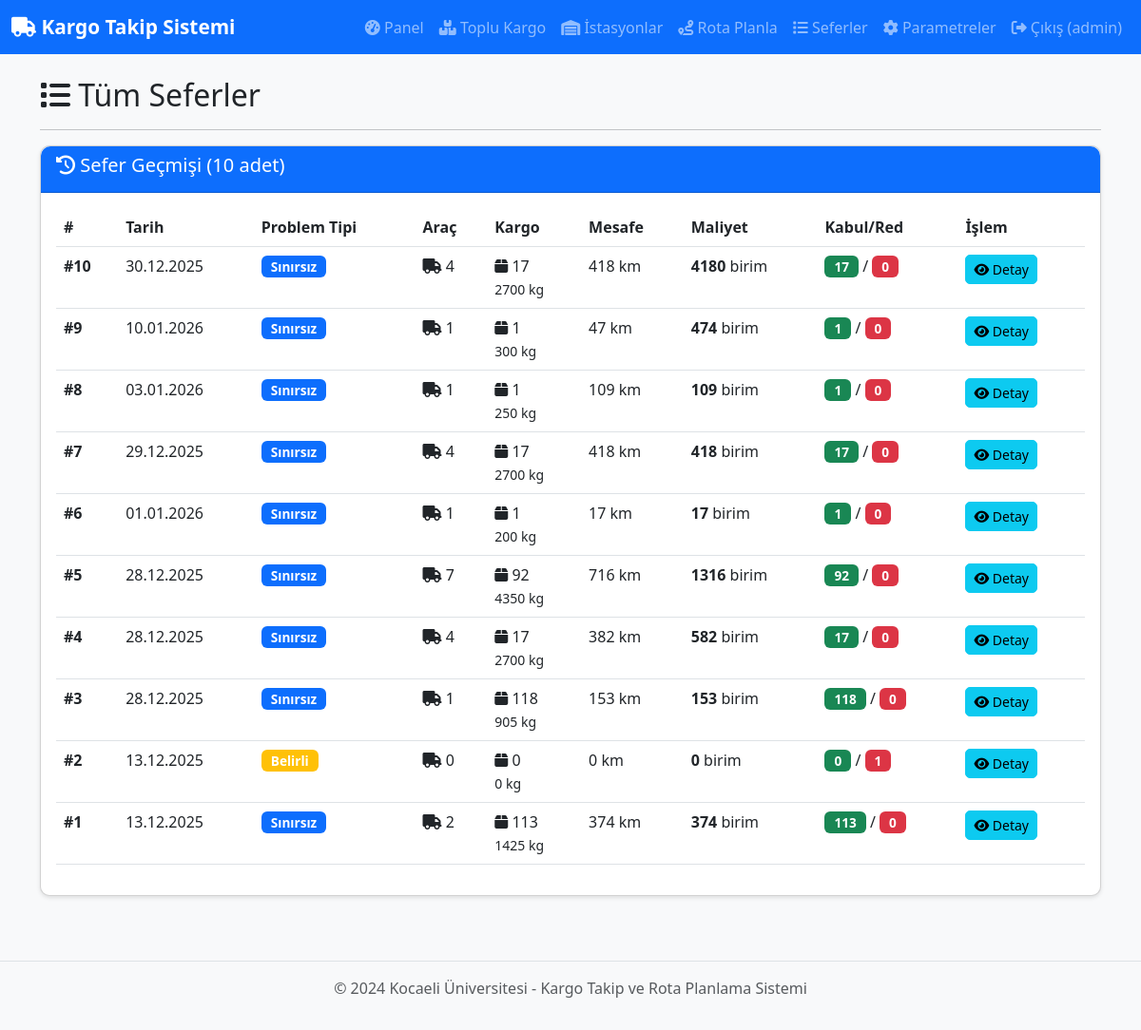
/admin/trips (signed in), run on the app's committed database.
### models.py (models this page shows, shortened)
class User(UserMixin, db.Model):
    __tablename__ = 'users'
    id = db.Column(db.Integer, primary_key=True)
    username = db.Column(db.String(80), unique=True, nullable=False)
    password_hash = db.Column(db.String(200), nullable=False)
    is_admin = db.Column(db.Boolean, default=False)
    created_at = db.Column(db.DateTime, default=datetime.utcnow)
    cargos = db.relationship('Cargo', backref='user', lazy=True, cascade='all, delete-orphan')

class Trip(db.Model):
    __tablename__ = 'trips'
    id = db.Column(db.Integer, primary_key=True)
    trip_date = db.Column(db.Date, nullable=False)  # Sefer tarihi
    problem_type = db.Column(db.String(50), nullable=False)  # 'unlimited' veya 'limited'
    total_cost = db.Column(db.Float, default=0)
    total_distance = db.Column(db.Float, default=0)  # km
    vehicle_count = db.Column(db.Integer, default=0)
    cargo_count = db.Column(db.Integer, default=0)
    total_weight = db.Column(db.Float, default=0)  # kg
    accepted_cargo_count = db.Column(db.Integer, default=0)  # Belirli araç probleminde
    rejected_cargo_count = db.Column(db.Integer, default=0)  # Belirli araç probleminde
    created_at = db.Column(db.DateTime, default=datetime.utcnow)
    routes = db.relationship('Route', backref='trip', lazy=True, cascade='all, delete-orphan')

### app.py (the view)
@app.route('/admin/trips')
@login_required
def list_trips():
    if not current_user.is_admin:
        return redirect(url_for('user_dashboard'))
    trips = Trip.query.order_by(Trip.created_at.desc()).all()
    return render_template('admin/trips.html', trips=trips)

### app.py (called while the page is built)
@login_manager.user_loader
def load_user(user_id):
    return User.query.get(int(user_id))

### templates/admin/trips.html (shortened to what this page needs)
{% extends "base.html" %}
{% block content %}
<div class="row">
    <div class="col-12">
        <h2><i class="fas fa-list"></i> Tüm Seferler</h2>
        <hr>
    </div>
</div>
<div class="row">
    <div class="col-12">
        <div class="card">
            <div class="card-header bg-primary text-white">
                <h5><i class="fas fa-history"></i> Sefer Geçmişi ({{ trips|length }} adet)</h5>
            </div>
            <div class="card-body">
                {% if trips %}
                    <div class="table-responsive">
                        <table class="table table-hover">
                            <thead>
                                <tr>
                                    <th>#</th>
                                    <th>Tarih</th>
                                    <th>Problem Tipi</th>
                                    <th>Araç</th>
                                    <th>Kargo</th>
                                    <th>Mesafe</th>
                                    <th>Maliyet</th>
                                    <th>Kabul/Red</th>
                                    <th>İşlem</th>
                                </tr>
                            </thead>
                            <tbody>
                                {% for trip in trips %}
                                <tr>
                                    <td><strong>#{{ trip.id }}</strong></td>
                                    <td>{{ trip.trip_date.strftime('%d.%m.%Y') }}</td>
                                    <td>
                                        {% if trip.problem_type == 'unlimited' %}
                                            <span class="badge bg-primary">Sınırsız</span>
                                        {% else %}
                                            <span class="badge bg-warning">Belirli</span>
                                        {% endif %}
                                    </td>
                                    <td>
                                        <i class="fas fa-truck"></i> {{ trip.vehicle_count }}
                                    </td>
                                    <td>
                                        <i class="fas fa-box"></i> {{ trip.cargo_count }}
                                        <br><small>{{ "%.0f"|format(trip.total_weight) }} kg</small>
                                    </td>
                                    <td>{{ "%.0f"|format(trip.total_distance) }} km</td>
                                    <td><strong>{{ "%.0f"|format(trip.total_cost) }}</strong> birim</td>
                                    <td>
                                        <span class="badge bg-success">{{ trip.accepted_cargo_count }}</span> /
                                        <span class="badge bg-danger">{{ trip.rejected_cargo_count }}</span>
                                    </td>
                                    <td>
                                        <a href="{{ url_for('view_trip', trip_id=trip.id) }}" class="btn btn-sm btn-info">
                                            <i class="fas fa-eye"></i> Detay
                                        </a>
                                    </td>
                                </tr>
                                {% endfor %}
                            </tbody>
                        </table>
                    </div>
                {% else %}
                    <div class="alert alert-info">
                        <i class="fas fa-info-circle"></i> Henüz sefer kaydı bulunmuyor.
                    </div>
                {% endif %}
            </div>
        </div>
    </div>
</div>
{% endblock %}

### templates/base.html (shortened to what this page needs)
<!DOCTYPE html>
<html lang="tr">
<head>
    <link href="https://cdn.jsdelivr.net/npm/bootstrap@5.3.0/dist/css/bootstrap.min.css" rel="stylesheet">
    <link rel="stylesheet" href="https://cdnjs.cloudflare.com/ajax/libs/font-awesome/6.4.0/css/all.min.css">
    <link rel="stylesheet" href="{{ url_for('static', filename='css/style.css') }}">
</head>
<body>
    <nav class="navbar navbar-expand-lg navbar-dark bg-primary">
        <div class="container-fluid">
            <a class="navbar-brand" href="{{ url_for('index') }}">
                <i class="fas fa-truck"></i> Kargo Takip Sistemi
            </a>
            <div class="collapse navbar-collapse" id="navbarNav">
                <ul class="navbar-nav ms-auto">
                    {% if current_user.is_authenticated %}
                        {% if current_user.is_admin %}
                            <li class="nav-item">
                                <a class="nav-link" href="{{ url_for('admin_dashboard') }}">
                                    <i class="fas fa-tachometer-alt"></i> Panel
                                </a>
                            </li>
                            <li class="nav-item">
                                <a class="nav-link" href="{{ url_for('bulk_cargo') }}">
                                    <i class="fas fa-boxes"></i> Toplu Kargo
                                </a>
                            </li>
                            <li class="nav-item">
                                <a class="nav-link" href="{{ url_for('manage_stations') }}">
                                    <i class="fas fa-warehouse"></i> İstasyonlar
                                </a>
                            </li>
                            <li class="nav-item">
                                <a class="nav-link" href="{{ url_for('plan_route') }}">
                                    <i class="fas fa-route"></i> Rota Planla
                                </a>
                            </li>
                            <li class="nav-item">
                                <a class="nav-link" href="{{ url_for('list_trips') }}">
                                    <i class="fas fa-list"></i> Seferler
                                </a>
                            </li>
                            <li class="nav-item">
                                <a class="nav-link" href="{{ url_for('manage_parameters') }}">
                                    <i class="fas fa-cog"></i> Parametreler
                                </a>
                            </li>
                        {% endif %}
                        <li class="nav-item">
                            <a class="nav-link" href="{{ url_for('logout') }}">
                                <i class="fas fa-sign-out-alt"></i> Çıkış ({{ current_user.username }})
                            </a>
                        </li>
                    {% else %}
                        <li class="nav-item">
                            <a class="nav-link" href="{{ url_for('login') }}">
                                <i class="fas fa-sign-in-alt"></i> Giriş
                            </a>
                        </li>
                    {% endif %}
                </ul>
            </div>
        </div>
    </nav>
    <div class="container mt-4">
        {% block content %}{% endblock %}
    </div>
    <footer class="bg-light text-center text-muted py-3 mt-5">
        <div class="container">
            <p>&copy; 2024 Kocaeli Üniversitesi - Kargo Takip ve Rota Planlama Sistemi</p>
        </div>
    </footer>
</body>
</html>

### static/css/style.css (style rules this page uses)
body { font-family: 'Segoe UI', Tahoma, Geneva, Verdana, sans-serif; background-color: #f8f9fa; }
.navbar-brand { font-weight: bold; font-size: 1.3rem; }
.card { border-radius: 10px; box-shadow: 0 2px 4px rgba(0,0,0,0.1); margin-bottom: 20px; }
.card-header { border-radius: 10px 10px 0 0 !important; font-weight: bold; }
.btn { border-radius: 5px; font-weight: 500; }
.table { background-color: white; }
footer { margin-top: 50px; border-top: 1px solid #dee2e6; }
.badge { padding: 5px 10px; font-size: 0.85rem; }

### data on the page
User: username "admin"
Trip: id "10", trip_date "30.12.2025", problem_type "Sınırsız", vehicle_count "4", cargo_count "17", total_weight "2700", total_distance "418", total_cost "4180", accepted_cargo_count "17", rejected_cargo_count "0"
Trip: id "9", trip_date "10.01.2026", problem_type "Sınırsız", vehicle_count "1", cargo_count "1", total_weight "300", total_distance "47", total_cost "474", accepted_cargo_count "1", rejected_cargo_count "0"
Trip: id "8", trip_date "03.01.2026", problem_type "Sınırsız", vehicle_count "1", cargo_count "1", total_weight "250", total_distance "109", total_cost "109", accepted_cargo_count "1", rejected_cargo_count "0"
Trip: id "7", trip_date "29.12.2025", problem_type "Sınırsız", vehicle_count "4", cargo_count "17", total_weight "2700", total_distance "418", total_cost "418", accepted_cargo_count "17", rejected_cargo_count "0"
Trip: id "6", trip_date "01.01.2026", problem_type "Sınırsız", vehicle_count "1", cargo_count "1", total_weight "200", total_distance "17", total_cost "17", accepted_cargo_count "1", rejected_cargo_count "0"
Trip: id "5", trip_date "28.12.2025", problem_type "Sınırsız", vehicle_count "7", cargo_count "92", total_weight "4350", total_distance "716", total_cost "1316", accepted_cargo_count "92", rejected_cargo_count "0"
Trip: id "4", trip_date "28.12.2025", problem_type "Sınırsız", vehicle_count "4", cargo_count "17", total_weight "2700", total_distance "382", total_cost "582", accepted_cargo_count "17", rejected_cargo_count "0"
Trip: id "3", trip_date "28.12.2025", problem_type "Sınırsız", vehicle_count "1", cargo_count "118", total_weight "905", total_distance "153", total_cost "153", accepted_cargo_count "118", rejected_cargo_count "0"
Trip: id "2", trip_date "13.12.2025", problem_type "Belirli", vehicle_count "0", cargo_count "0", total_weight "0", total_distance "0", total_cost "0", accepted_cargo_count "0", rejected_cargo_count "1"
Trip: id "1", trip_date "13.12.2025", problem_type "Sınırsız", vehicle_count "2", cargo_count "113", total_weight "1425", total_distance "374", total_cost "374", accepted_cargo_count "113", rejected_cargo_count "0"

### other printed values
{{ trips|length }} "10"
